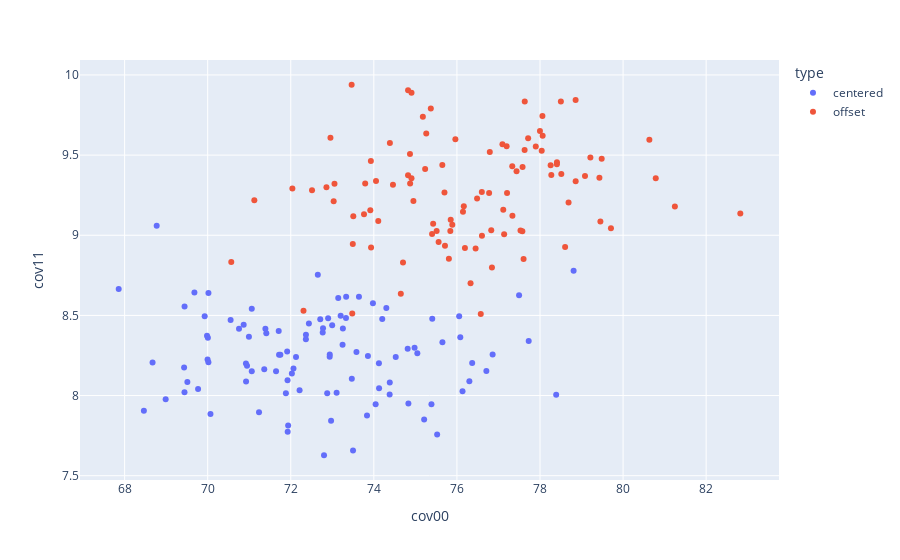

The cell this chart's notebook holds for it:
### Code cell
px.scatter(cov_changes, x='cov00', y='cov11', color='type')
